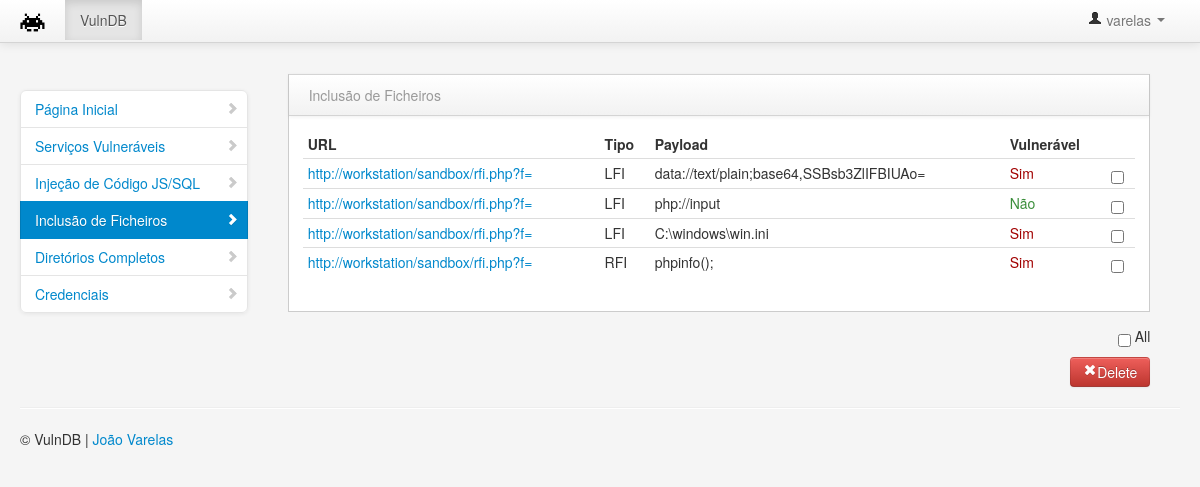
The app's page /vulndb/fi.php (signed in) with its own data.
### tables this page shows
CREATE TABLE IF NOT EXISTS `inc_fich` (
  `id` int(11) NOT NULL AUTO_INCREMENT,
  `url` varchar(255) NOT NULL,
  `tipo` varchar(6) NOT NULL,
  `payload` varchar(255) NOT NULL,
  `vuln` tinyint(1) NOT NULL,
  PRIMARY KEY (`id`)
);

### vulndb/fi.php (the view, shortened to what this page needs)
<?php
include("includes/db.php");
include("includes/header.php");
include("includes/sidebar.php");
?>
                <div class="span9" id="content">
<div class="row-fluid">
                        <div class="block">
                            <div class="navbar navbar-inner block-header">
                                <div class="muted pull-left">Inclus&#xE3;o de Ficheiros</div>
                            </div>
                            <div class="block-content collapse in">
                                <div class="span12">
                                <form action="fi.php" method="post">
  									<table class="table table-condensed">
						              <thead>
						                <tr>
						                  <th>URL</th>
						                  <th>Tipo</th>
						                  <th>Payload</th>
                                          <th>Vulner&#225;vel</th>
						                </tr>
						              </thead>
						              <tbody>
                                                                      	<?php
	$result = mysqli_query($mysqli,"SELECT * FROM inc_fich ORDER BY id DESC");
while($row = mysqli_fetch_array($result)) {
?>
						                <tr>
						                  <td><a href="<?php echo $row['url'];?>"><?php echo (strlen($row['url']) > 50 ? substr($row['url'], 0, 50)."..." : $row['url']);?></td>
						                  <td><?php echo $row['tipo'];?></td>
						                  <td><?php echo $row['payload'];?></td>
                                          <td><?php if($row['vuln'] == '1'){echo '<font color="#A10000">Sim</font>';}else{echo '<font color="#3C8F3C">N&#227;o</font>';};?></td>
                                          <td><input name="checkbox[]" type="checkbox" value="<?php echo $row['id']; ?>"></td>
						                </tr>
						                <?php }; ?>
						              </tbody>
						            </table>
                                </div>
                            </div>
                        </div>
                         <p align="right"><input type="checkbox" onClick="toggle(this)" /> All</p>
                        <button style="float:right" class="btn btn-danger" name="del" ><i class="icon-remove icon-white"></i>Delete</button></p>
                    </div>
                </div>
            </div>
            <hr>
            <footer>
                <p>&copy; VulnDB | <a href="https://github.com/joaovarelas">Jo&#227;o Varelas</a></p>
            </footer>
        </div>
    </body>
</html>

### vulndb/assets/styles.css (style rules this page uses)
body { padding-top: 0; padding-bottom: 40px; background-color: #f5f5f5; }
@media (min-width: 979px) { body { padding-top: 60px; } }
#content { margin-left:0px; }
.block { border: 1px solid #ccc; background: white; margin: 1em 0em; border-top: none; }
.block-content { margin: 1em; min-height: .25em; }
.block-header { margin-bottom: 0px; border-right: none; border-left: none; -webkit-border-radius: 0px; -moz-border-radius: 0px; border-radius: 0px; }
.block-header div { padding-top: 10px; }

### records on screen
inc_fich: url "http://workstation/sandbox/rfi.php?f=", tipo "LFI", payload "data://text/plain;base64,SSBsb3ZlIFBIUAo=", vuln "Sim"
inc_fich: url "http://workstation/sandbox/rfi.php?f=", tipo "LFI", payload "php://input", vuln "Não"
inc_fich: url "http://workstation/sandbox/rfi.php?f=", tipo "LFI", payload "C:\\windows\\win.ini", vuln "Sim"
inc_fich: url "http://workstation/sandbox/rfi.php?f=", tipo "RFI", payload "phpinfo();", vuln "Sim"

### other values on screen
$_SESSION['username'] "varelas"
